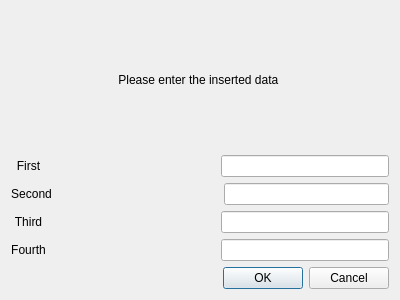
<?xml version="1.0" encoding="UTF-8"?>
<ui version="4.0">
 <class>SecDialog</class>
 <widget class="QDialog" name="SecDialog">
  <property name="geometry">
   <rect>
    <x>0</x>
    <y>0</y>
    <width>400</width>
    <height>300</height>
   </rect>
  </property>
  <property name="windowTitle">
   <string>Dialog</string>
  </property>
  <layout class="QVBoxLayout" name="verticalLayout_2">
   <item>
    <layout class="QVBoxLayout" name="verticalLayout">
     <item>
      <widget class="QLabel" name="label_5">
       <property name="text">
        <string>Please enter the inserted data </string>
       </property>
       <property name="textFormat">
        <enum>Qt::AutoText</enum>
       </property>
       <property name="alignment">
        <set>Qt::AlignCenter</set>
       </property>
      </widget>
     </item>
     <item>
      <layout class="QHBoxLayout" name="horizontalLayout_4">
       <item>
        <widget class="QLabel" name="firlabel">
         <property name="sizePolicy">
          <sizepolicy hsizetype="Fixed" vsizetype="Preferred">
           <horstretch>0</horstretch>
           <verstretch>0</verstretch>
          </sizepolicy>
         </property>
         <property name="minimumSize">
          <size>
           <width>35</width>
           <height>0</height>
          </size>
         </property>
         <property name="text">
          <string>First</string>
         </property>
         <property name="alignment">
          <set>Qt::AlignCenter</set>
         </property>
        </widget>
       </item>
       <item>
        <spacer name="horizontalSpacer">
         <property name="orientation">
          <enum>Qt::Horizontal</enum>
         </property>
         <property name="sizeType">
          <enum>QSizePolicy::Expanding</enum>
         </property>
         <property name="sizeHint" stdset="0">
          <size>
           <width>40</width>
           <height>20</height>
          </size>
         </property>
        </spacer>
       </item>
       <item>
        <widget class="QLineEdit" name="firedit">
         <property name="enabled">
          <bool>true</bool>
         </property>
        </widget>
       </item>
      </layout>
     </item>
     <item>
      <layout class="QHBoxLayout" name="horizontalLayout_3">
       <item>
        <widget class="QLabel" name="seclabel">
         <property name="minimumSize">
          <size>
           <width>35</width>
           <height>0</height>
          </size>
         </property>
         <property name="text">
          <string>Second</string>
         </property>
         <property name="alignment">
          <set>Qt::AlignCenter</set>
         </property>
        </widget>
       </item>
       <item>
        <spacer name="horizontalSpacer_2">
         <property name="orientation">
          <enum>Qt::Horizontal</enum>
         </property>
         <property name="sizeType">
          <enum>QSizePolicy::Expanding</enum>
         </property>
         <property name="sizeHint" stdset="0">
          <size>
           <width>40</width>
           <height>20</height>
          </size>
         </property>
        </spacer>
       </item>
       <item>
        <widget class="QLineEdit" name="secedit"/>
       </item>
      </layout>
     </item>
     <item>
      <layout class="QHBoxLayout" name="horizontalLayout_2">
       <item>
        <widget class="QLabel" name="thirdlabel">
         <property name="minimumSize">
          <size>
           <width>35</width>
           <height>0</height>
          </size>
         </property>
         <property name="text">
          <string>Third</string>
         </property>
         <property name="alignment">
          <set>Qt::AlignCenter</set>
         </property>
        </widget>
       </item>
       <item>
        <spacer name="horizontalSpacer_3">
         <property name="orientation">
          <enum>Qt::Horizontal</enum>
         </property>
         <property name="sizeHint" stdset="0">
          <size>
           <width>40</width>
           <height>20</height>
          </size>
         </property>
        </spacer>
       </item>
       <item>
        <widget class="QLineEdit" name="thirdedit"/>
       </item>
      </layout>
     </item>
     <item>
      <layout class="QHBoxLayout" name="horizontalLayout">
       <item>
        <widget class="QLabel" name="fourlabel">
         <property name="minimumSize">
          <size>
           <width>35</width>
           <height>0</height>
          </size>
         </property>
         <property name="text">
          <string>Fourth</string>
         </property>
         <property name="alignment">
          <set>Qt::AlignCenter</set>
         </property>
        </widget>
       </item>
       <item>
        <spacer name="horizontalSpacer_4">
         <property name="orientation">
          <enum>Qt::Horizontal</enum>
         </property>
         <property name="sizeHint" stdset="0">
          <size>
           <width>40</width>
           <height>20</height>
          </size>
         </property>
        </spacer>
       </item>
       <item>
        <widget class="QLineEdit" name="fouredit"/>
       </item>
      </layout>
     </item>
    </layout>
   </item>
   <item>
    <widget class="QDialogButtonBox" name="buttonBox">
     <property name="orientation">
      <enum>Qt::Horizontal</enum>
     </property>
     <property name="standardButtons">
      <set>QDialogButtonBox::Cancel|QDialogButtonBox::Ok</set>
     </property>
    </widget>
   </item>
  </layout>
 </widget>
 <resources/>
 <connections>
  <connection>
   <sender>buttonBox</sender>
   <signal>accepted()</signal>
   <receiver>SecDialog</receiver>
   <slot>accept()</slot>
   <hints>
    <hint type="sourcelabel">
     <x>248</x>
     <y>254</y>
    </hint>
    <hint type="destinationlabel">
     <x>157</x>
     <y>274</y>
    </hint>
   </hints>
  </connection>
  <connection>
   <sender>buttonBox</sender>
   <signal>rejected()</signal>
   <receiver>SecDialog</receiver>
   <slot>reject()</slot>
   <hints>
    <hint type="sourcelabel">
     <x>316</x>
     <y>260</y>
    </hint>
    <hint type="destinationlabel">
     <x>286</x>
     <y>274</y>
    </hint>
   </hints>
  </connection>
 </connections>
</ui>
